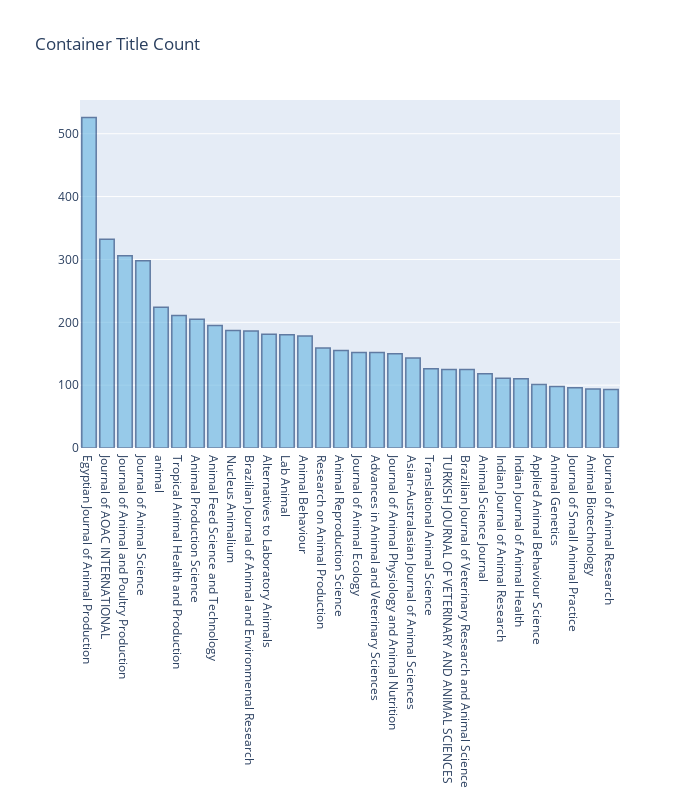

Source (notebook cell):
### Code cell
#Plotly barplot of container Count 
container_count1 = container_count.head(30)

fig = go.Figure([go.Bar(x = container_count1['Container Title'], y = container_count1['Count'])])
fig.update_traces(marker_color = 'rgb(100,180, 225)', marker_line_color = 'rgb(8,48,107)',
                 marker_line_width = 1.5, opacity = 0.6)
fig.update_layout(title_text = 'Container Title Count', width = 700, height = 800)
fig.show()

### Figure 1 — Plotly figure (JSON) as saved in the notebook; plotly's stock layout.template omitted (floating-point values rounded to 4 significant figures)
{"data": [{"marker": {"color": "rgb(100,180, 225)", "line": {"color": "rgb(8,48,107)", "width": 1.5}}, "opacity": 0.6, "type": "bar", "x": ["Egyptian Journal of Animal Production", "Journal of AOAC INTERNATIONAL", "Journal of Animal and Poultry Production", "Journal of Animal Science", "animal", "Tropical Animal Health and Production", "Animal Production Science", "Animal Feed Science and Technology", "Nucleus Animalium", "Brazilian Journal of Animal and Environmental Research", "Alternatives to Laboratory Animals", "Lab Animal", "Animal Behaviour", "Research on Animal Production", "Animal Reproduction Science", "Journal of Animal Ecology", "Advances in Animal and Veterinary Sciences", "Journal of Animal Physiology and Animal Nutrition", "Asian-Australasian Journal of Animal Sciences", "Translational Animal Science", "TURKISH JOURNAL OF VETERINARY AND ANIMAL SCIENCES", "Brazilian Journal of Veterinary Research and Animal Science", "Animal Science Journal", "Indian Journal of Animal Research", "Indian Journal of Animal Health", "Applied Animal Behaviour Science", "Animal Genetics", "Journal of Small Animal Practice", "Animal Biotechnology", "Journal of Animal Research"], "y": [526, 332, 306, 298, 224, 211, 205, 195, 187, 186, 181, 180, 178, 159, 155, 152, 152, 150, 143, 126, 125, 125, 118, 111, 110, 101, 98, 96, 94, 93]}], "layout": {"height": 800, "title": {"text": "Container Title Count"}, "width": 700}}
